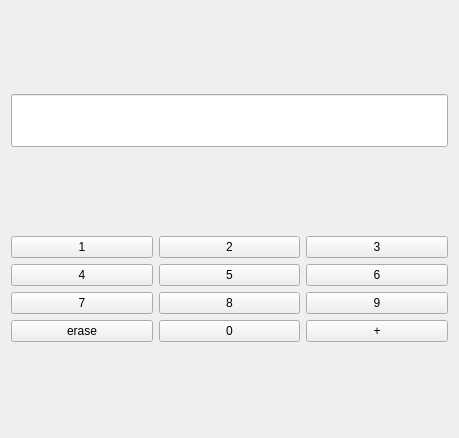
<?xml version="1.0" encoding="UTF-8"?>
<ui version="4.0">
 <class>Form</class>
 <widget class="QWidget" name="Form">
  <property name="geometry">
   <rect>
    <x>0</x>
    <y>0</y>
    <width>459</width>
    <height>438</height>
   </rect>
  </property>
  <property name="windowTitle">
   <string>Form</string>
  </property>
  <layout class="QVBoxLayout" name="verticalLayout">
   <item>
    <widget class="QLineEdit" name="lineEdit">
     <property name="sizePolicy">
      <sizepolicy hsizetype="Preferred" vsizetype="Fixed">
       <horstretch>0</horstretch>
       <verstretch>0</verstretch>
      </sizepolicy>
     </property>
     <property name="font">
      <font>
       <family>American Typewriter</family>
       <pointsize>24</pointsize>
      </font>
     </property>
     <property name="text">
      <string/>
     </property>
     <property name="alignment">
      <set>Qt::AlignRight|Qt::AlignTrailing|Qt::AlignVCenter</set>
     </property>
     <property name="readOnly">
      <bool>true</bool>
     </property>
    </widget>
   </item>
   <item>
    <layout class="QGridLayout" name="gridLayout">
     <item row="0" column="0">
      <widget class="QPushButton" name="one_button">
       <property name="text">
        <string>1</string>
       </property>
       <property name="shortcut">
        <string>1</string>
       </property>
      </widget>
     </item>
     <item row="0" column="1">
      <widget class="QPushButton" name="two_button">
       <property name="text">
        <string>2</string>
       </property>
       <property name="shortcut">
        <string>2</string>
       </property>
      </widget>
     </item>
     <item row="0" column="2">
      <widget class="QPushButton" name="three_button">
       <property name="text">
        <string>3</string>
       </property>
       <property name="shortcut">
        <string>3</string>
       </property>
      </widget>
     </item>
     <item row="1" column="0">
      <widget class="QPushButton" name="four_button">
       <property name="text">
        <string>4</string>
       </property>
       <property name="shortcut">
        <string>4</string>
       </property>
      </widget>
     </item>
     <item row="1" column="1">
      <widget class="QPushButton" name="five_button">
       <property name="sizePolicy">
        <sizepolicy hsizetype="Minimum" vsizetype="Fixed">
         <horstretch>0</horstretch>
         <verstretch>0</verstretch>
        </sizepolicy>
       </property>
       <property name="text">
        <string>5</string>
       </property>
       <property name="shortcut">
        <string>5</string>
       </property>
      </widget>
     </item>
     <item row="1" column="2">
      <widget class="QPushButton" name="six_button">
       <property name="text">
        <string>6</string>
       </property>
       <property name="shortcut">
        <string>6</string>
       </property>
      </widget>
     </item>
     <item row="2" column="0">
      <widget class="QPushButton" name="seven_button">
       <property name="text">
        <string>7</string>
       </property>
       <property name="shortcut">
        <string>7</string>
       </property>
      </widget>
     </item>
     <item row="2" column="1">
      <widget class="QPushButton" name="eigh_button">
       <property name="text">
        <string>8</string>
       </property>
       <property name="shortcut">
        <string>8</string>
       </property>
      </widget>
     </item>
     <item row="2" column="2">
      <widget class="QPushButton" name="nine_button">
       <property name="text">
        <string>9</string>
       </property>
       <property name="shortcut">
        <string>9</string>
       </property>
      </widget>
     </item>
     <item row="3" column="1">
      <widget class="QPushButton" name="zero_button">
       <property name="sizePolicy">
        <sizepolicy hsizetype="Minimum" vsizetype="Fixed">
         <horstretch>0</horstretch>
         <verstretch>0</verstretch>
        </sizepolicy>
       </property>
       <property name="text">
        <string>0</string>
       </property>
       <property name="shortcut">
        <string>0</string>
       </property>
      </widget>
     </item>
     <item row="3" column="2">
      <widget class="QPushButton" name="plus_button">
       <property name="text">
        <string>+</string>
       </property>
       <property name="shortcut">
        <string>+</string>
       </property>
      </widget>
     </item>
     <item row="3" column="0">
      <widget class="QPushButton" name="erase_button">
       <property name="text">
        <string>erase</string>
       </property>
       <property name="shortcut">
        <string>C</string>
       </property>
      </widget>
     </item>
    </layout>
   </item>
  </layout>
 </widget>
 <resources/>
 <connections/>
</ui>
